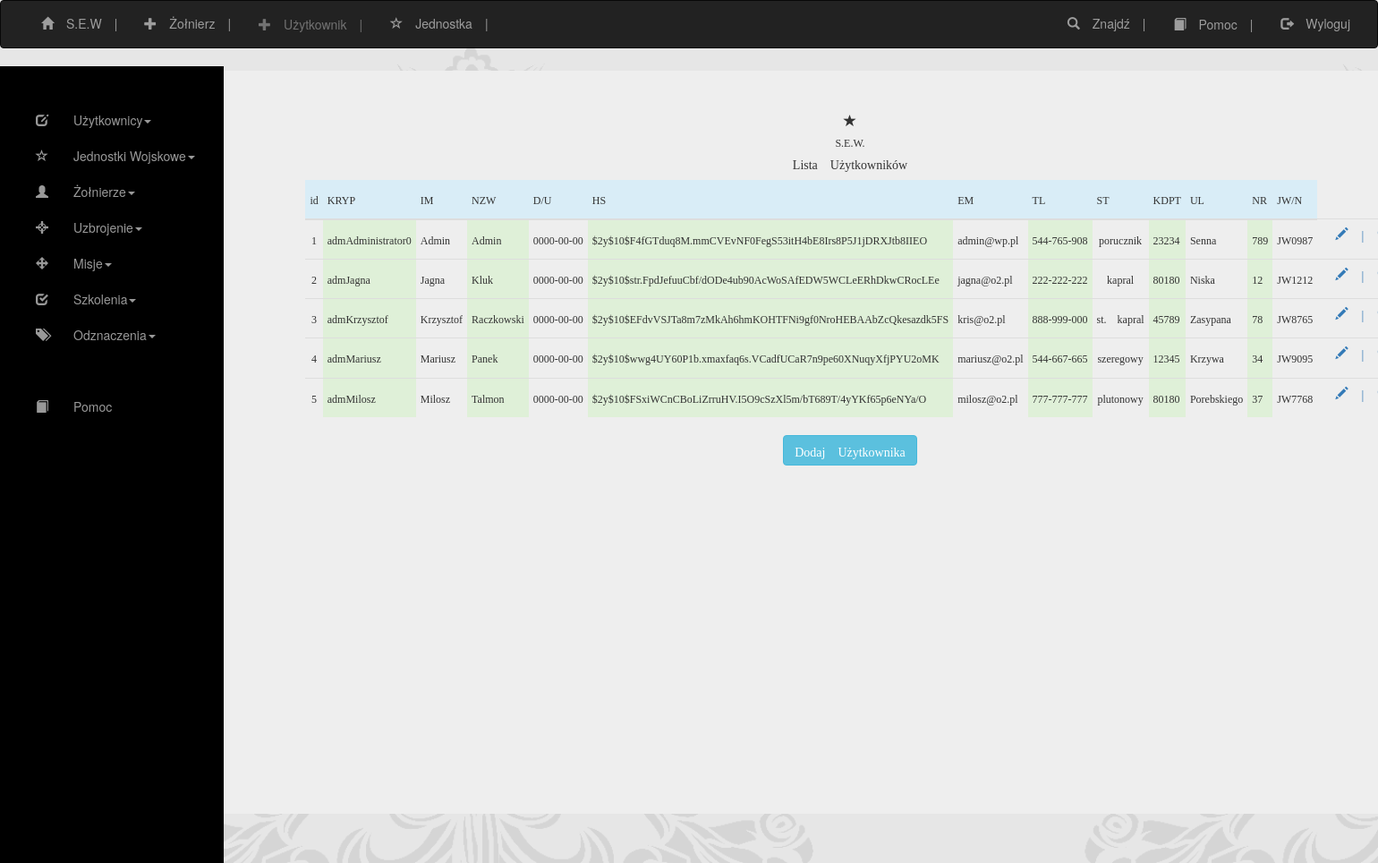
The page /user.php?action=list on the database its author committed.
### tables this page shows
CREATE TABLE IF NOT EXISTS `users` (
  `user_name` varchar(64) NOT NULL COMMENT 'user''s name, unique',
  `first_name` varchar(64) NOT NULL,
  `second_name` varchar(64) NOT NULL,
  `birthday` date NOT NULL,
  `user_password_hash` varchar(255) NOT NULL COMMENT 'user''s password in salted and hashed format',
  `user_email` varchar(64) NOT NULL COMMENT 'user''s email, unique',
  `phone` varchar(64) NOT NULL,
  `militaryRank` varchar(255) NOT NULL,
  `code` int(6) NOT NULL,
  `street` varchar(64) NOT NULL,
  `numberHouse` varchar(64) NOT NULL,
  `jwNumber` varchar(64) NOT NULL,
  `user_id` mediumint(9) NOT NULL AUTO_INCREMENT,
  PRIMARY KEY (`user_id`),
  UNIQUE KEY `user_name` (`user_name`),
  UNIQUE KEY `user_email` (`user_email`)
);

### user.php (called while the page is built, shortened)
<?php
require_once("controllers/User.php");
$user = new User();

### views/user/list.php (the view, shortened to what this page needs)
<?php require('./views/partial/header.php');?>
<?php require('./views/partial/top-nav.php');?>
<div class="container">
  <div class="jumbotron">
    <span class="glyphicon glyphicon-star"</span><h6>S.E.W.</h6>
    <h5>Lista Użytkowników </h5>
    <table class="table table-condensed">
        <thead>
        <tr class="info" align="center">
            <th align="center"><h6>id</h6></th>
            <th class="success" align="center"><h6>KRYP</h6></th>
            <th align="center"><h6>IM</h6></th>
            <th class="success" align="center"><h6>NZW</h6></th>
            <th align="center"><h6>D/U</h6></th>
            <th class="success" align="center"><h6>HS</h6></th>
            <th align="center"><h6>EM</h6></th>
            <th class="success" align="center"><h6>TL</h6></th>
            <th align="center"><h6>ST</h6></th>
            <th class="success" align="center"><h6>KDPT</h6></th>
            <th align="center"><h6>UL</h6></th>
            <th align="center"><h6>NR</h6></th>
            <th align="center"><h6>JW/N</h6></th>
        </tr>
        </thead>
        <tbody>
        <?php foreach ($this->items as $item): ?>
            <tr class="sm">
              <div class="tr">
                <div class="col-sm">
                <td><h6><?php echo $item['user_id'] ?></h6></td>
                <td class="success"><h6 align="left"><?php echo $item['user_name'] ?></h6></td>
                <td><h6 align="left"><?php echo $item['first_name'] ?></h6></td>
                <td class="success"><h6 align="left"><?php echo $item['second_name'] ?></h6></td>
                <td><h6><?php echo $item['birthday'] ?></h6></td>
                <td class="success"><h6 align="left"><?php echo $item['user_password_hash'] ?></h6></td>
                <td><h6 align="left"><?php echo $item['user_email'] ?></h6></td>
                <td class="success"><h6 align="left"><?php echo $item['phone'] ?></h6></td>
                <td><h6><?php echo $item['militaryRank'] ?></h6></td>
                <td class="success"><h6 align="left"><?php echo $item['code'] ?></h6></td>
                <td><h6 align="left"><?php echo $item['street'] ?></h6></td>
                <td class="success"><h6 align="left"><?php echo $item['numberHouse'] ?></h6></td>
                <td><h6 align="left"><?php echo $item['jwNumber'] ?></h6></td>
                <td><a href="#"style="text-decoration:none"<span></span><span class="glyphicon glyphicon-pencil">&emsp;|&emsp;</span></a></td>
                </div>
              </div>
            </tr>
        <?php endforeach;?>
    <a href="user.php?action=create"><span class="btn   btn-info"/>Dodaj Użytkownika</a>
<?php require('./views/partial/footer.php');?>

### asset/css/custom.css (style rules this page uses)
body > .container { margin-top: 25px; margin-left: 260px margin-right: 25px; margin-bottom: 25px; }
.jumbotron { height: 830px; width: 1500px; padding-right: auto; padding-left: auto; }
.container { text-align: center; }
.table { width: auto; }

### rows shown on the page
users: user_id "1", user_name "admAdministrator0", first_name "Admin", second_name "Admin", birthday "0000-00-00", user_password_hash "$2y$10$F4fGTduq8M.mmCVEvNF0FegS53itH4bE8Irs8P5J1jDRXJtb8IIEO", user_email "admin@wp.pl", phone "544-765-908", militaryRank "porucznik", code "23234", street "Senna", numberHouse "789", jwNumber "JW0987"
users: user_id "2", user_name "admJagna", first_name "Jagna", second_name "Kluk", birthday "0000-00-00", user_password_hash "$2y$10$str.FpdJefuuCbf/dODe4ub90AcWoSAfEDW5WCLeERhDkwCRocLEe", user_email "jagna@o2.pl", phone "222-222-222", militaryRank "kapral", code "80180", street "Niska", numberHouse "12", jwNumber "JW1212"
users: user_id "3", user_name "admKrzysztof", first_name "Krzysztof", second_name "Raczkowski", birthday "0000-00-00", user_password_hash "$2y$10$EFdvVSJTa8m7zMkAh6hmKOHTFNi9gf0NroHEBAAbZcQkesazdk5FS", user_email "kris@o2.pl", phone "888-999-000", militaryRank "st. kapral", code "45789", street "Zasypana", numberHouse "78", jwNumber "JW8765"
users: user_id "4", user_name "admMariusz", first_name "Mariusz", second_name "Panek", birthday "0000-00-00", user_password_hash "$2y$10$wwg4UY60P1b.xmaxfaq6s.VCadfUCaR7n9pe60XNuqyXfjPYU2oMK", user_email "mariusz@o2.pl", phone "544-667-665", militaryRank "szeregowy", code "12345", street "Krzywa", numberHouse "34", jwNumber "JW9095"
users: user_id "5", user_name "admMilosz", first_name "Milosz", second_name "Talmon", birthday "0000-00-00", user_password_hash "$2y$10$FSxiWCnCBoLiZrruHV.I5O9cSzXl5m/bT689T/4yYKf65p6eNYa/O", user_email "milosz@o2.pl", phone "777-777-777", militaryRank "plutonowy", code "80180", street "Porebskiego", numberHouse "37", jwNumber "JW7768"
